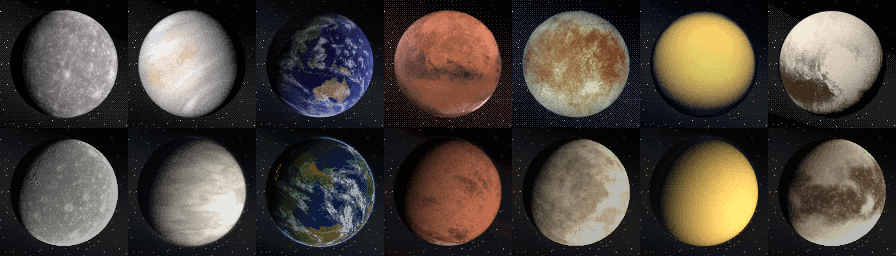
#> input picture solar_sheet.png, 1792 x 512 px (shown at 1/2 size)
$ python -i evaluate.py   (imports and definitions only)
#> lines starting #> are read from the running program, lines starting #| are printed output that depends on the picture; after the words box and inside, x2 and y2 are one past the last pixel; in counts of white or black regions, pixels touching at a corner belong together
"""Compare renders against reference photos of the same body, numbers + a figure.

All images are 128 px disks in earthgen's framing (stylize_ref output). Only the
lit disk is used (away from limb and terminator). Lighting is divided out:
D = log(luma) - log(blur(luma, 12 px)), which removes shading gradients and keeps
surface variation below ~12 px; a coarser ratio gives the regional variation.

Per image:
  band1..band4   RMS of D in difference-of-Gaussian bands ~1, 2, 4, 8 px
                 ("how much detail at each size")
  regional       RMS of log(blur 3 px / blur 24 px)  (8-24 px structures)
  kurt2, kurt3   excess kurtosis of bands 2, 3: ~0 = uniform Gaussian noise,
                 >> 0 = sparse distinct features on a calm background
  L, a, b        mean CIELAB colour;  sdL = brightness spread
  chroma, sdC    mean / spread of chroma
  hue_var        a*/b* scatter left after removing the part predicted by L*
                 (several colour families at equal brightness vs one ramp)
    uv run --no-project --with numpy --with pillow --with scipy --with matplotlib \\
        python tools/evaluate.py OUT.png --ref references/raw/mars.png references/raw/mars_osiris.png \\
        --render mars_raw.png [--render other.png ...]
"""
import argparse
from pathlib import Path

import numpy as np
from PIL import Image
from scipy import ndimage

N_PX = 128
R_DISK = 0.84 * N_PX / 2


def srgb_to_lab(rgb):
    c = np.where(rgb <= 0.04045, rgb / 12.92, ((rgb + 0.055) / 1.055) ** 2.4)
    m = np.array([[0.4124, 0.3576, 0.1805], [0.2126, 0.7152, 0.0722], [0.0193, 0.1192, 0.9505]])
    xyz = c @ m.T / np.array([0.9505, 1.0, 1.089])
    f = np.where(xyz > 0.008856, np.cbrt(xyz), 7.787 * xyz + 16 / 116)
    return np.stack([116 * f[..., 1] - 16, 500 * (f[..., 0] - f[..., 1]), 200 * (f[..., 1] - f[..., 2])], -1)


def analyse(path):
#> called with path = '../solar_sheet.png'
    img = np.asarray(Image.open(path).convert("RGB").resize((N_PX, N_PX), Image.NEAREST)).astype(float) / 255
    luma = img @ [0.299, 0.587, 0.114]
    y, x = np.mgrid[:N_PX, :N_PX]
    r = np.hypot(x - N_PX / 2 + 0.5, y - N_PX / 2 + 0.5)
    disk = r < R_DISK - 1
    big = ndimage.gaussian_filter(np.where(disk, luma, 0), 6) / np.maximum(ndimage.gaussian_filter(disk * 1.0, 6), 1e-3)
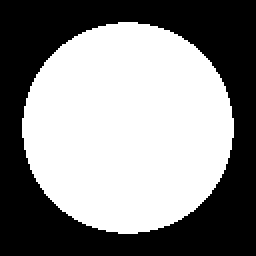
#> disk: shape (128, 128) bool (shown 2 times larger); 53.4% white; 1 black region, box (x1, y1, x2, y2) and area: (0, 0, 128, 128) 7636
    # lit = not in shadow; a low threshold keeps genuinely dark terrain (Pluto's belt)
    lit = disk & (big > 0.15 * np.percentile(big[disk], 98))
#> lit: shape (128, 128) bool; 49.9% white; 1 white region, box (x1, y1, x2, y2) and area: (11, 11, 116, 117) 8176
    lit = ndimage.binary_erosion(lit, iterations=4)  # away from limb / terminator
#> lit: shape (128, 128) bool; 39.4% white; 1 white region, box (x1, y1, x2, y2) and area: (16, 15, 112, 113) 6457
    lg = np.log(np.maximum(luma, 0.01))

    def gblur(a, s):  # blur inside the disk only (normalised convolution)
#> called with s = 0.5
        w = ndimage.gaussian_filter(disk * 1.0, s)
        return ndimage.gaussian_filter(np.where(disk, a, 0), s) / np.maximum(w, 1e-3)

    sig = [0.5, 1, 2, 4, 8]
    g = [gblur(lg, s) for s in sig]
#> in gblur (call 5), `return ndimage.gaussian_filter(np.where(disk, a, 0), s) / np.maximum(w..`:
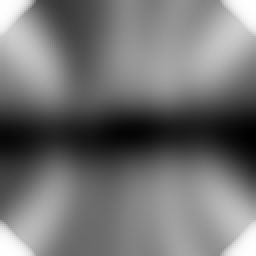
#> returned value: shape (128, 128) float64 (shown 2 times larger); min -3.21, max -0.000762, mean -1.74; drawn with min black and max white
#> g = 5 items
    bands = [g[i] - g[i + 1] for i in range(4)]
#> bands = 4 items
    D = lg - gblur(lg, 12)
    regional = gblur(lg, 3) - gblur(lg, 24)
#> in gblur (call 8), `w = ndimage.gaussian_filter(disk * 1.0, s)`:
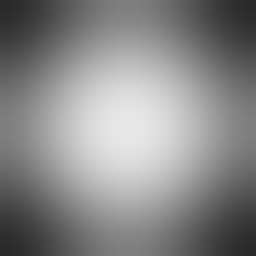
#> w: shape (128, 128) float64 (shown 2 times larger); min 0.161, max 0.913, mean 0.534
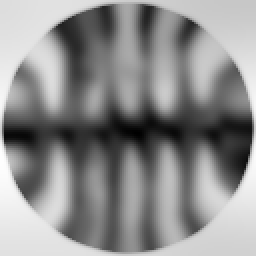
#> regional: shape (128, 128) float64 (shown 2 times larger); min -1.74, max 2.25, mean 0.481; drawn with min black and max white
    lab = srgb_to_lab(img)[lit]
#> in srgb_to_lab, `xyz = c @ m.T / np.array([0.9505, 1.0, 1.089])`:
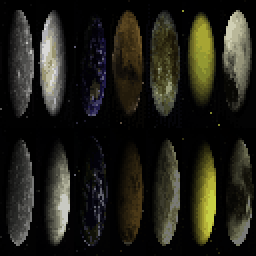
#> xyz: shape (128, 128, 3) float64 (shown 2 times larger); mean R, G, B 0.131, 0.127, 0.096
#> in srgb_to_lab, `f = np.where(xyz > 0.008856, np.cbrt(xyz), 7.787 * xyz + 16 / 116)`:
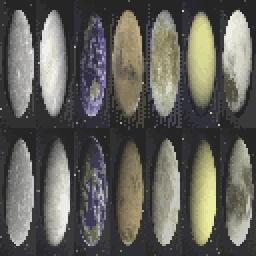
#> f: shape (128, 128, 3) float64 (shown 2 times larger); mean R, G, B 0.383, 0.378, 0.354
#> in srgb_to_lab, `return np.stack([116 * f[..., 1] - 16, 500 * (f[..., 0] - f[..., 1]), ..`:
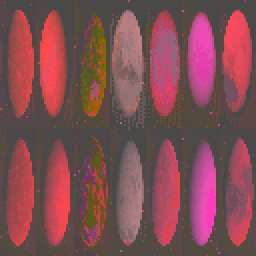
#> returned value: shape (128, 128, 3) float64 (shown 2 times larger); mean of channels 0, 1, 2 27.9, 2.4, 4.8; drawn with min black and max white
    L, a, b = lab[:, 0], lab[:, 1], lab[:, 2]
#> L = 6457 values, max 93.87 at index 894, min 0.274 at index 346, mean 30.24; a = 6457 values, max 29.92 at index 26, min -12.92 at index 4138, mean 4.58; b = 6457 values, max 56.23 at index 4998, min -37.67 at index 149, mean 6.18
    C = np.hypot(a, b)
#> C = 6457 values, max 56.26 at index 4998, min 0 at index 346, mean 13.86
    A = np.c_[L, np.ones_like(L)]
#> A = 6457 pairs, first value 0.274 to 93.87, second value 1 to 1
    res = [b_ - A @ np.linalg.lstsq(A, b_, rcond=None)[0] for b_ in (a, b)]
#> res = 2 items

    def kurt(v):
        v = v - v.mean()
        return float((v ** 4).mean() / max((v ** 2).mean() ** 2, 1e-12) - 3)

    m = {f"band{i + 1}": float(np.sqrt((bands[i][lit] ** 2).mean())) for i in range(4)}
#> m = {'band1': 0.293, 'band2': 0.253, 'band3': 0.33, 'band4': 0.309}
    m.update(regional=float(np.sqrt((regional[lit] ** 2).mean())), kurt2=kurt(bands[1][lit]), kurt3=kurt(bands[2][lit]),
             L=float(L.mean()), a=float(a.mean()), b=float(b.mean()), sdL=float(L.std()),
             chroma=float(C.mean()), sdC=float(C.std()), hue_var=float(np.sqrt(res[0].var() + res[1].var())),
             lit=float(lit.mean()))
#> in kurt, `v = v - v.mean()`: v = 6457 values, max 0.834 at index 3569, min -0.995 at index 28, mean 1.65e-18
    return m, dict(img=img, D=np.where(lit, D, np.nan), lab=lab, rgb=img[lit])


KEYS = ["band1", "band2", "band3", "band4", "regional", "kurt2", "kurt3", "L", "a", "b", "sdL", "chroma", "sdC", "hue_var"]


# [49 lines left out: function main, not called in this run]


# [2 lines not run here, left out]

>>> result = analyse('../solar_sheet.png')
